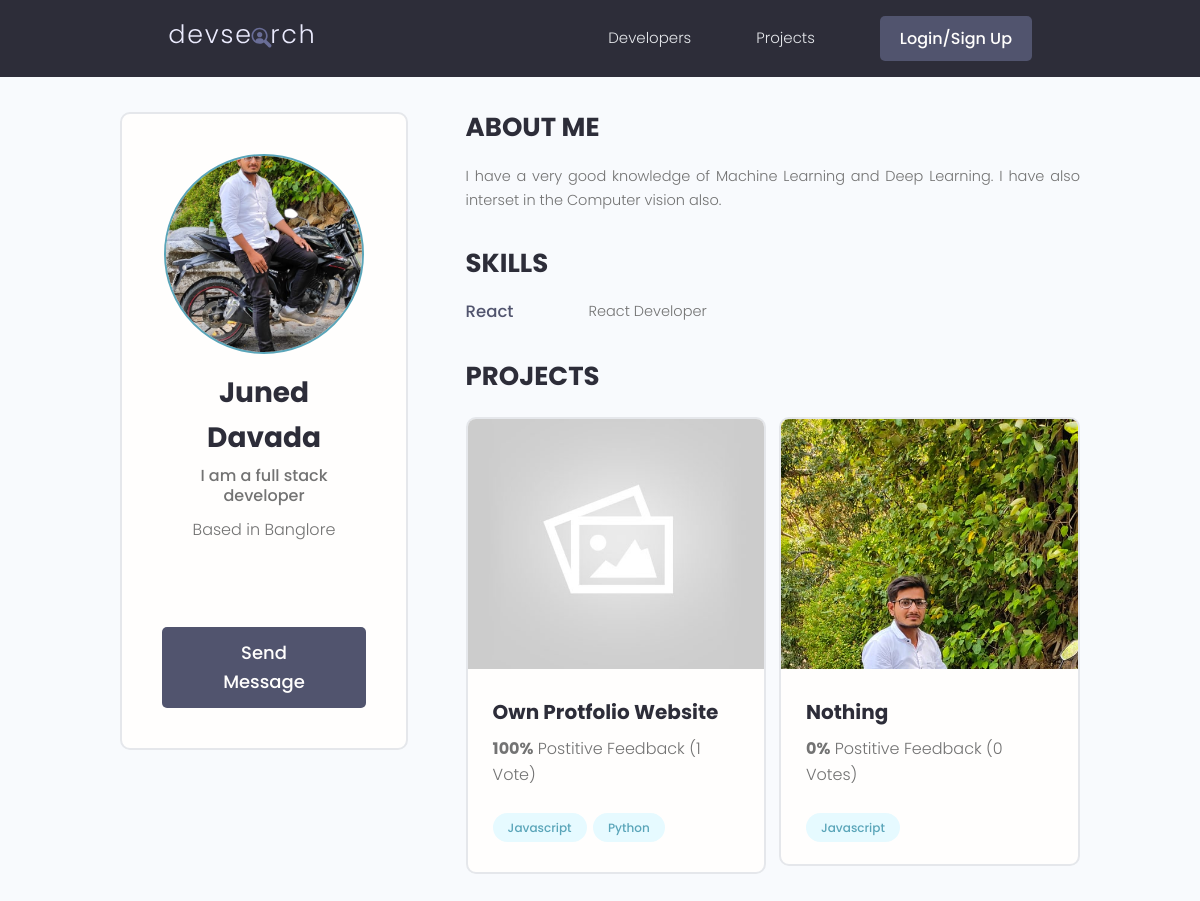
The app's page /profile/caee48ac-69ed-4467-9c5a-c224f6c6fd9c/ with its own data.
### pages/models.py (models this page shows, shortened)
class Profile(models.Model):
    user = models.OneToOneField(User, on_delete=models.CASCADE , null=True , blank=True)
    name = models.CharField(max_length=200 , blank=True , null=True)
    email = models.EmailField(max_length=500 , blank=True , null=True)
    username = models.CharField(max_length=200 , blank=True , null=True)
    location = models.CharField(max_length=200 , blank=True , null=True)
    short_intro = models.CharField(max_length=300 , blank=True , null=True)
    bio = models.TextField(blank=True , null=True)
    profile_image = models.ImageField(upload_to="user_images" , null=True, blank=True , default="profile_pic.jpeg")
    social_github = models.CharField(max_length=200 , blank=True , null=True)
    social_twitter = models.CharField(max_length=200 , blank=True , null=True)
    social_linkedin = models.CharField(max_length=200 , blank=True , null=True)
    social_youtube = models.CharField(max_length=200 , blank=True , null=True)
    social_website = models.CharField(max_length=200 , blank=True , null=True)
    created = models.DateTimeField(auto_now_add=True)
    id = models.UUIDField(default=uuid.uuid4 , unique=True , primary_key=True , editable=False)

class Skill(models.Model):
    owner = models.ForeignKey(Profile , on_delete=models.CASCADE , null=True , blank = True)
    name = models.CharField(max_length=200 , blank=True , null=True)
    description = models.TextField(null=True , blank=True)
    created = models.DateTimeField(auto_now_add=True)
    id = models.UUIDField(default=uuid.uuid4 , unique=True , primary_key=True , editable=False)

### project/models.py (models this page shows, shortened)
class Project(models.Model):
    owner = models.ForeignKey(Profile , on_delete=models.SET_NULL , null=True,blank = True)
    title = models.CharField(max_length=200)
    featured_image = models.ImageField(upload_to="project_images", null=True, blank=True , default="default.jpg")
    description = models.TextField(null=True , blank=True)
    demo_link = models.CharField(max_length=2000,null=True, blank=True)
    source_link = models.CharField(max_length=2000,null=True, blank=True)
    tags = models.ManyToManyField('Tag', blank=True)
    vote_total = models.IntegerField(default=0,null=True, blank=True)
    vote_ratio = models.IntegerField(default=0,null=True, blank=True)
    created = models.DateTimeField(auto_now_add=True)
    id = models.UUIDField(default=uuid.uuid4 , unique=True , primary_key=True , editable=False)
    class Meta:
        ordering = ['-vote_ratio' , '-vote_total' , 'title']

class Tag(models.Model):
    name = models.CharField(max_length=200)
    created = models.DateTimeField(auto_now_add=True)
    id = models.UUIDField(default=uuid.uuid4,unique=True ,primary_key=True ,editable=False)
    def __str__(self):
        return self.name

### pages/views.py (the view)
# urls.py: path('profile/<str:pk>/',views.profile,name="profile"),
def profile(request,pk):
    profile = Profile.objects.get(id=pk)
    topskill = profile.skill_set.exclude(description__exact="")
    otherskill = profile.skill_set.filter(description="")
    context = {
        'profile' : profile,
        'topskill' : topskill,
        'otherskill' : otherskill
    }
    return render(request , "pages/profile.html",context)

### pages/templates/pages/profile.html (shortened to what this page needs)
{% extends 'pages/base.html' %}
{% load static %}
{% block content %}
<main class="profile my-md">
  <div class="container">
    <div class="layout">
      <div class="column column--1of3">
        <div class="card text-center">
          <div class="card__body dev">
            <img
              class="avatar avatar--xl"
              src={{profile.profile_image.url}}
            />
            <h2 class="dev__name">{{profile.name}}</h2>
            <p class="dev__title">
              {{profile.short_intro}}
            </p>
            <p class="dev__location">Based in {{profile.location}}</p>
            <ul class="dev__social">
            </ul>
            {% if request.user.profile.id !=  profile.id %}
              <a href="{% url 'send-message' profile.id %}" class="btn btn--sub btn--lg">Send Message </a>
            {% endif %}
          </div>
        </div>
      </div>
      <div class="column column--2of3">
        <div class="devInfo">
          <h3 class="devInfo__title">About Me</h3>
          <p class="devInfo__about">
            {{profile.bio}}
          </p>
        </div>
        <div class="devInfo">
          <h3 class="devInfo__title">Skills</h3>
          <div class="devInfo__skills">
            {% for skill in topskill %}
              <div class="devSkill">
                <h4 class="devSkill__title">{{skill.name}}</h4>
                <p class="devSkill__info">
                  {{skill.description}}
                </p>
              </div>
            {% endfor %}
          </div>
        </div>
        <div class="devInfo">
          <h3 class="devInfo__title">Projects</h3>
          <div class="grid grid--two">
            {% for projects in profile.project_set.all %}
            <div class="column">
              <div class="card project">
                <a href="{% url 'project-description' projects.id %}" class="project">
                  <img
                    class="project__thumbnail"
                    src="{{projects.featured_image.url}}"
                    alt="project thumbnail"
                  />
                  <div class="card__body">
                    <h3 class="project__title">{{projects.title}}</h3>
                    <p class="project--rating">
                      <span style="font-weight: bold">{{projects.vote_ratio}}%</span> Postitive
                      Feedback ({{projects.vote_total}} Vote{{projects.vote_total|pluralize:"s"}})
                    </p>
                    <div class="project__tags">
                      {% for tags in projects.tags.all %}
                      <span class="tag tag--pill tag--main">
                        <small>{{tags}}</small>
                      </span>
                      {% endfor %}
                    </div>
                  </div>
                </a>
              </div>
            </div>
            {% endfor %}
          </div>
        </div>
      </div>
    </div>
  </div>
</main>
{% endblock content %}

### static/css/app.css (style rules this page uses)
:root { --color-sub: #2d2d39; }
.btn--sub { background-color: var(--color-sub-light); }
.card { border: 2px solid var(--color-light); }
img { width: 100%; }
.profile .card > .dev { padding: 4rem; }
.dev__name { color: var(--color-sub); font-size: 2.8rem; font-weight: 700; margin-top: 1rem; margin-bottom: 0.5rem; }
.dev__title { font-size: 1.6rem; font-weight: 500; line-height: 1.3; }
.dev__location { margin-top: 1rem; }
.dev__social { margin: 3rem 0; list-style: none; display: flex; justify-content: center; gap: 1.5rem; }
.devInfo { margin-bottom: 3rem; }
.devInfo__title, .devInfo__subtitle { font-size: 2.6rem; color: var(--color-sub); text-transform: uppercase; font-weight: 700; margin-bottom: 1.5rem; }
.devInfo__about, .devSkill__info { font-size: 1.45rem; line-height: 1.7; text-align: justify; }
.devSkill { margin-bottom: 3rem; }
.devSkill__title { font-size: 1.65rem; font-weight: 500; color: var(--color-sub-light); }
@media screen and (min-width: 700px) { .devSkill { display: flex; justify-content: space-between; gap: 3rem; } }
@media screen and (min-width: 700px) { .devSkill__info { flex-basis: 80%; } }
.project--rating { margin-bottom: 1.6em; margin-top: .5em; }
.project__thumbnail { height: 25rem; object-fit: cover; object-position: top center; }
.project__title { font-size: 2rem; font-weight: 700; color: var(--color-sub); }

### static/uikit/styles/modules/_variables.css (style rules this page uses)
:root { --color-main: #5aa5b9; --color-main-light: #e6faff; --color-sub: #3f4156; --color-sub-light: #51546e; --color-sub-lighter: #ededfd; --color-text: #737373; --color-gray: #8b8b8b; --color-light: #e5e7eb; --color-light-gray: #767676; --color-bg: #f8fafd; --color-white: #fffefd; --color-white-light: #f3f3f3; --color-success: #359e64; --color-success-bg: #def8e8; --color-error: #fc4b0b; --color-error-bg: #fff2ee; --font-base: 'Poppins', arial, helvetica, 'Segoe UI', roboto, ubuntu, sans-serif; --font-monospace: 'Fira Code', 'Courier New', courier, monospace; --font-regular: 300; --font-medium: 500; --font-bold: 700; --generic-shadow: 1px 1px 5px #00000010; --generic-transition: all 0.3s ease-in-out; }

### static/uikit/styles/modules/_base.css (style rules this page uses)
* { margin: 0; padding: 0; box-sizing: border-box; text-rendering: optimizeLegibility; color: inherit; font-size: inherit; }
html { font-size: 50%; }
@media only screen and (min-width: 480px) { html { font-size: 56.25%; } }
@media only screen and (min-width: 1200px) { html { font-size: 62.5%; } }
body { line-height: 1.6; font-weight: 400; font-size: 1.5rem; color: var(--color-text); background-color: var(--color-bg); min-height: 100vh; }

### static/uikit/styles/modules/_typography.css (style rules this page uses)
* { font-family: var(--font-base); }
h2 { font-size: 3.6rem; font-weight: var(--font-bold); }
h3 { font-size: 3.2rem; font-weight: var(--font-medium); }
h4 { font-size: 2.8rem; font-weight: var(--font-medium); }
p, span, strong { font-size: 1.6rem; color: var(--color-text); font-weight: var(--font-regular); }
a { padding-bottom: 2px; text-decoration: none; display: inline-block; color: var(--color-main); font-weight: var(--font-medium); }

### static/uikit/styles/modules/_utilities.css (style rules this page uses)
.container { width: 92%; max-width: 165rem; margin: 0 auto; box-sizing: border-box; }
@media screen and (min-width: 1000px) { .container { width: 90%; } }
@media screen and (min-width: 1200px) { .container { width: 80%; } }
.text-center { text-align: center; }
.my-md { margin: 3rem auto; }

### static/uikit/styles/modules/_avatar.css (style rules this page uses)
.avatar { border-radius: 50%; border: 2px solid var(--color-main); object-fit: cover; }
.avatar--xl { height: 20rem; width: 20rem; }

### static/uikit/styles/modules/_button.css (style rules this page uses)
.btn { display: inline-block; position: relative; cursor: pointer; background-color: var(--color-light); font-weight: var(--font-medium); color: var(--color-sub); text-decoration: none; padding: 1rem 2rem; border-radius: 0.5rem; border: none; width: -webkit-fit-content; width: -moz-fit-content; width: fit-content; height: -webkit-fit-content; height: -moz-fit-content; height: fit-content; font-size: 1.6rem; outline-width: 0; outline-color: transparent; -webkit-backface-visibility: hidden; backface-visibility: hidden; transition: all 0.3s ease-in-out; }
.btn--sub { background-color: var(--color-sub); color: var(--color-white); }
.btn--lg { font-size: 1.8rem; padding: 1.2rem 4.5rem; }

### static/uikit/styles/modules/_card.css (style rules this page uses)
.card { border-radius: 1rem; background-color: var(--color-white); border: 1.5px solid var(--color-light); width: auto; height: auto; margin-top: 0.5rem; margin-bottom: 0.5rem; overflow: hidden; }
.card__body, .card__header { padding: 2rem 2.5rem; }

### records on screen
Profile: profile_image (picture), name "Juned Davada", short_intro "I am a full stack developer", location "Banglore", bio "I have a very good knowledge of Machine Learning and Deep Learning. I have also interset in the Computer vision also."
Skill: name "React", description "React Developer"
Project: featured_image (placeholder picture), title "Own Protfolio Website", vote_ratio "100", vote_total "1"
Tag: name "Javascript"
Tag: name "Python"
Project: featured_image (picture), title "Nothing", vote_ratio "0", vote_total "0"
